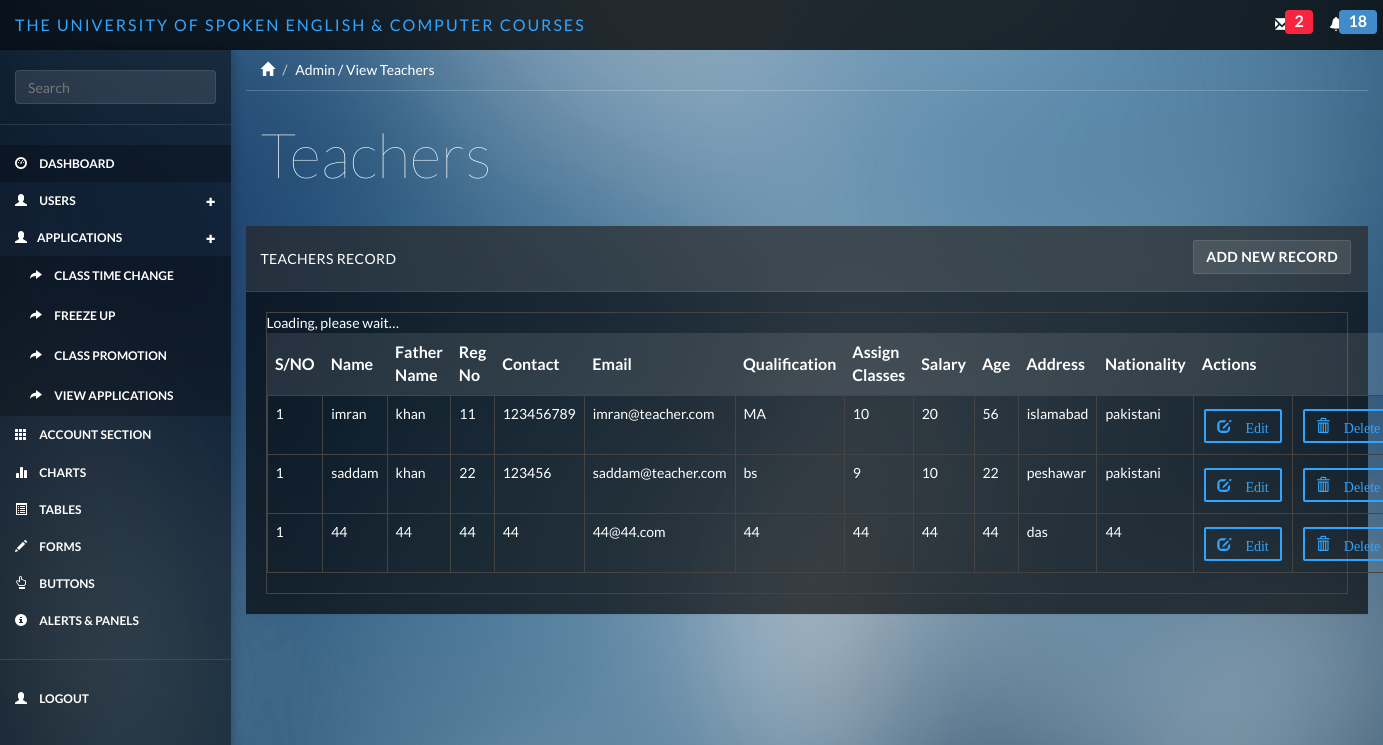
Screenshot of /index.php/admin/teacher_view with the database file from the repository.
### tables this page shows
CREATE TABLE IF NOT EXISTS `teacher` (
  `t_id` int(11) NOT NULL AUTO_INCREMENT,
  `reg_number` varchar(255) NOT NULL,
  `fkuser_id` int(11) NOT NULL,
  `salary` varchar(255) NOT NULL,
  `qualification` varchar(255) NOT NULL,
  `class_assign` varchar(255) NOT NULL,
  `description` varchar(255) NOT NULL,
  `created_at` varchar(255) NOT NULL,
  `updated_at` varchar(255) NOT NULL,
  `created_by` varchar(255) NOT NULL,
  PRIMARY KEY (`t_id`)
);

CREATE TABLE IF NOT EXISTS `users` (
  `u_id` int(11) NOT NULL AUTO_INCREMENT,
  `name` varchar(255) NOT NULL,
  `f_name` varchar(255) NOT NULL,
  `age` varchar(255) NOT NULL,
  `contact` varchar(255) NOT NULL,
  `country_id` varchar(255) NOT NULL,
  `province_id` varchar(255) NOT NULL,
  `city_id` varchar(255) NOT NULL,
  `address` varchar(255) NOT NULL,
  `nationality` varchar(255) NOT NULL,
  `email` varchar(255) NOT NULL,
  `role` varchar(255) NOT NULL,
  `fktestresult_id` int(11) NOT NULL,
  `description` varchar(255) NOT NULL,
  `created_at` varchar(255) NOT NULL,
  `updated_at` varchar(255) NOT NULL,
  `created_by` varchar(255) NOT NULL,
  PRIMARY KEY (`u_id`)
);

### application/controllers/Admin.php (called while the page is built, shortened)
<?php
class Admin extends CI_Controller {
    public function teacher_view()
    {
        $this->db->select('*');
        $this->db->from('teacher');
        $this->db->join('users','users.u_id = teacher.fkuser_id');
        $query = $this->db->get();
        $result['result'] = $query->result();
        $this->load->view('include/header');
        $this->load->view('include/sidebar');
        $this->load->view('admin/teacher_view',$result);
        $this->load->view('include/footer');
    }
}

### index.php (called while the page is built, shortened)
<?php
require_once BASEPATH.'core/CodeIgniter.php';

### application/views/admin/teacher_view.php (the view)
<div class="col-sm-9 col-sm-offset-3 col-lg-10 col-lg-offset-2 main">
    <div class="row">
        <ol class="breadcrumb">
            <li><a href="#"><span class="glyphicon glyphicon-home"></span></a></li>
            <li class="active">Admin / View Teachers</li>
        </ol>
    </div>
    <div class="row">
        <div class="col-lg-12">
            <h1 class="page-header">Teachers</h1>
        </div>
    </div>
    <div class="row">
        <div class="col-lg-13">
            <div class="panel panel-default">
                <div  class="panel-heading">Teachers Record
                    <a href="<?= site_url()?>admin/teacher_add" type="button" class="btn btn-default margin  pull-right"><b>Add New Record</b></a>
                </div>
                <div class="panel-body">
                    <table data-toggle="table" data-show-refresh="true" data-search="true" data-select-item-name="toolbar1" data-pagination="true" data-sort-name="name" data-sort-order="desc">
                        <thead>
                        <tr>
                            <th data-sortable="true"><b>S/NO</b></th>
                            <th  data-sortable="true"><b>Name</b></th>
                            <th  data-sortable="true"><b>Father Name</b></th>
                            <th  data-sortable="true"><b>Reg No</b></th>
                            <th  data-sortable="true"><b>Contact</b></th>
                            <th  data-sortable="true"><b>Email</b></th>
                            <th  data-sortable="true"><b>Qualification</b></th>
                            <th  data-sortable="true"><b>Assign Classes</b></th>
                            <th  data-sortable="true"><b>Salary</b></th>
                            <th  data-sortable="true"><b>Age</b></th>
                            <th  data-sortable="true"><b>Address</b></th>
                            <th  data-sortable="true"><b>Nationality</b></th>
                            <th colspan="2"><b>Actions</b></th>
                        </tr>
                        </thead>
                        <tbody>
                        <?php foreach($result as $array){?>
                            <tr>
                                <td>1</td>
                                <td><?=$array->name?></td>
                                <td><?=$array->f_name?></td>
                                <td><?=$array->reg_number?></td>
                                <td><?=$array->contact?></td>
                                <td><?=$array->email?></td>
                                <td><?=$array->qualification?></td>
                                <td><?=$array->class_assign?></td>
                                <td><?=$array->salary?></td>
                                <td><?=$array->age?></td>
                                <td><?=$array->address?></td>
                                <td><?=$array->nationality?></td>
                                <td>
                                    <a href="<?= site_url()?>admin/teacher_edit/<?= $array->t_id ?>" type="button" class="btn btn-primary glyphicon glyphicon-edit btn-outline margin"> Edit</a>
                                </td>
                                <td>
                                    <a href="<?= site_url()?>admin/teacher_delete/<?= $array->t_id ?>/<?= $array->u_id ?>" type="button" class="btn btn-primary glyphicon glyphicon-trash btn-outline margin"> Delete</a>
                                </td>
                            </tr>
                        <?php } ?>
                        </tbody>
                    </table>
                </div>
            </div>
        </div>
    </div>
</div>

### public/css/styles.css (style rules this page uses)
body { background-color: #444; background-image: url(../bg/blurred-background-1.jpg); background-size: cover; -webkit-background-size: cover; -moz-background-size: cover; -o-background-size: cover; font-family: 'Lato'; padding-top: 50px; color: #fff; }
.row { margin: 0; }
.panel-body { padding: 20px; }
.main { padding-bottom: 20px; }
a, a:hover, a:focus { color: #fff; }
h1, h2, h3, h4, h5, h6 { color: #fff; }
h1 { font-weight: 100; font-size: 62px; }
.margin { margin: 4px 2px; }
.btn-default, .btn-default:hover, .btn-default:focus, .btn-default:active, .btn-default.active, .open > .dropdown-toggle.btn-default, .btn-default.disabled, .btn-default[disabled], fieldset[disabled] .btn-default, .btn-default.disabled:hover, .btn-default[disabled]:hover, fieldset[disabled] .btn-default:hover, .btn-default.disabled:focus, .btn-default[disabled]:focus, fieldset[disabled] .btn-default:focus, .btn-default.disabled:active, .btn-default[disabled]:active, fieldset[disabled] .btn-default:active, .btn-default.disabled.active, .btn-default[disabled].active, fieldset[disabled] .btn-default.active { background-color: rgba(255, 255, 255, .1); border-color: rgba(255, 255, 255, .1); color: #fff; }
.btn-primary, .btn-primary:hover, .btn-primary:focus, .btn-primary:active, .btn-primary.active, .open > .dropdown-toggle.btn-primary, .btn-primary.disabled, .btn-primary[disabled], fieldset[disabled] .btn-primary, .btn-primary.disabled:hover, .btn-primary[disabled]:hover, fieldset[disabled] .btn-primary:hover, .btn-primary.disabled:focus, .btn-primary[disabled]:focus, fieldset[disabled] .btn-primary:focus, .btn-primary.disabled:active, .btn-primary[disabled]:active, fieldset[disabled] .btn-primary:active, .btn-primary.disabled.active, .btn-primary[disabled].active, fieldset[disabled] .btn-primary.active { background-color: #30a5ff; border-color: #30a5ff; }
.btn { border-radius: 2px; }
.btn-outline { background: none; border-width: 2px; padding: 5px 11px; }
.btn-outline.btn-primary { color: #30a5ff; }
.panel { border: 0; background: #333; background: rgba(0, 0, 0, .65); border-radius: 0; margin-top: -1px; }
.panel-heading { font-size: 18px; font-weight: 300; letter-spacing: 0.025em; height: 66px; line-height: 45px; border-radius: 0; }
.panel-default .panel-heading { background: #444; background: rgba(255, 255, 255, .1); border-bottom: 1px solid rgba(255, 255, 255, .1); color: #fff; text-transform: uppercase; font-size: 14px; font-weight: 500; }
.breadcrumb { border-radius: 0; padding: 10px 15px; background: none; box-shadow: 0 1px 0px rgba(255, 255, 255, .2); margin: 0 ; }
.breadcrumb li { color: #fff; }
.breadcrumb .active { color: #fff; }
h1.page-header { margin-top: 30px; margin-bottom: 30px; border-bottom: 0; color: #fff; }
.table { background: none; }
.fixed-table-container thead th { background: rgba(255, 255, 255, .1); border-color: #444; color: #fff; font-weight: 300; font-size: 16px; }
.fixed-table-container tbody td { border: 1px solid #444; }
.fixed-table-container tbody td:last-child { border-right: none; }
.table>thead>tr>th { border-bottom: 1px solid #444; vertical-align: middle; height: 50px; }

### rows the page displays
teacher: fkuser.name "imran", fkuser.f_name "khan", reg_number "11", fkuser.contact "123456789", fkuser.email "imran@teacher.com", qualification "MA", class_assign "10", salary "20", fkuser.age "56", fkuser.address "islamabad", fkuser.nationality "pakistani"
teacher: fkuser.name "saddam", fkuser.f_name "khan", reg_number "22", fkuser.contact "123456", fkuser.email "saddam@teacher.com", qualification "bs", class_assign "9", salary "10", fkuser.age "22", fkuser.address "peshawar", fkuser.nationality "pakistani"
teacher: fkuser.name "44", fkuser.f_name "44", reg_number "44", fkuser.contact "44", fkuser.email "44@44.com", qualification "44", class_assign "44", salary "44", fkuser.age "44", fkuser.address "das", fkuser.nationality "44"
